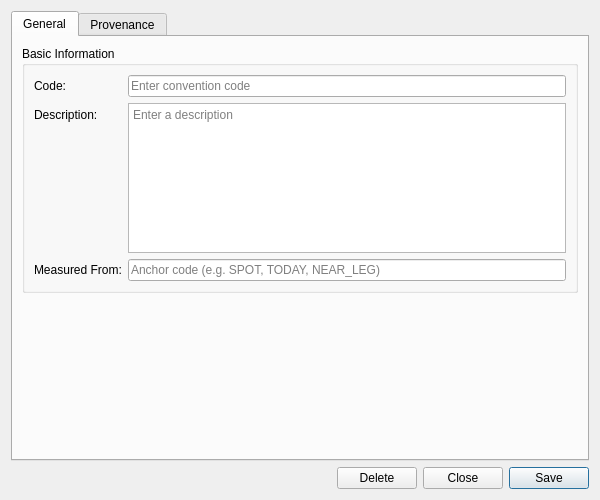
<?xml version="1.0" encoding="UTF-8"?>
<ui version="4.0">
 <class>TenorConventionDetailDialog</class>
 <widget class="QWidget" name="TenorConventionDetailDialog">
  <property name="geometry">
   <rect>
    <x>0</x>
    <y>0</y>
    <width>600</width>
    <height>500</height>
   </rect>
  </property>
  <property name="sizePolicy">
   <sizepolicy hsizetype="Preferred" vsizetype="Preferred">
    <horstretch>0</horstretch>
    <verstretch>0</verstretch>
   </sizepolicy>
  </property>
  <property name="minimumSize">
   <size>
    <width>600</width>
    <height>500</height>
   </size>
  </property>
  <property name="windowTitle">
   <string>Tenor Convention Details</string>
  </property>
  <layout class="QVBoxLayout" name="verticalLayout">
   <item>
    <widget class="QTabWidget" name="tabWidget">
     <property name="currentIndex"><number>0</number></property>
     <widget class="QWidget" name="generalTab">
      <attribute name="title"><string>General</string></attribute>
      <layout class="QVBoxLayout" name="generalLayout">
       <item>
        <widget class="QGroupBox" name="basicInfoGroup">
         <property name="title">
          <string>Basic Information</string>
         </property>
         <layout class="QFormLayout" name="formLayout">
          <item row="0" column="0">
           <widget class="QLabel" name="labelCode">
            <property name="text">
             <string>Code:</string>
            </property>
           </widget>
          </item>
          <item row="0" column="1">
           <widget class="QLineEdit" name="codeEdit">
            <property name="placeholderText">
             <string>Enter convention code</string>
            </property>
            <property name="readOnly">
             <bool>true</bool>
            </property>
           </widget>
          </item>
          <item row="1" column="0">
           <widget class="QLabel" name="labelDescription">
            <property name="text">
             <string>Description:</string>
            </property>
           </widget>
          </item>
          <item row="1" column="1">
           <widget class="QPlainTextEdit" name="descriptionEdit">
            <property name="minimumSize">
             <size>
              <width>0</width>
              <height>80</height>
             </size>
            </property>
            <property name="maximumSize">
             <size>
              <width>16777215</width>
              <height>150</height>
             </size>
            </property>
            <property name="placeholderText">
             <string>Enter a description</string>
            </property>
           </widget>
          </item>
          <item row="2" column="0">
           <widget class="QLabel" name="labelMeasuredFrom">
            <property name="text">
             <string>Measured From:</string>
            </property>
           </widget>
          </item>
          <item row="2" column="1">
           <widget class="QLineEdit" name="measuredFromEdit">
            <property name="placeholderText">
             <string>Anchor code (e.g. SPOT, TODAY, NEAR_LEG)</string>
            </property>
           </widget>
          </item>
         </layout>
        </widget>
       </item>
       <item>
        <spacer name="verticalSpacer">
         <property name="orientation">
          <enum>Qt::Vertical</enum>
         </property>
         <property name="sizeHint" stdset="0">
          <size>
           <width>20</width>
           <height>40</height>
          </size>
         </property>
        </spacer>
       </item>
      </layout>
     </widget>
     <widget class="QWidget" name="provenanceTab">
      <attribute name="title"><string>Provenance</string></attribute>
      <layout class="QVBoxLayout" name="provenanceTabLayout">
       <item>
        <widget class="ores::qt::ProvenanceWidget" name="provenanceWidget" native="true"/>
       </item>
      </layout>
     </widget>
    </widget>
   </item>
   <item>
    <layout class="QHBoxLayout" name="buttonLayout">
     <item>
      <spacer name="horizontalSpacer">
       <property name="orientation">
        <enum>Qt::Horizontal</enum>
       </property>
       <property name="sizeHint" stdset="0">
        <size>
         <width>40</width>
         <height>20</height>
        </size>
       </property>
      </spacer>
     </item>
     <item>
      <widget class="QPushButton" name="deleteButton">
       <property name="text">
        <string>Delete</string>
       </property>
      </widget>
     </item>
     <item>
      <widget class="QPushButton" name="closeButton">
       <property name="text">
        <string>Close</string>
       </property>
      </widget>
     </item>
     <item>
      <widget class="QPushButton" name="saveButton">
       <property name="text">
        <string>Save</string>
       </property>
       <property name="default">
        <bool>true</bool>
       </property>
      </widget>
     </item>
    </layout>
   </item>
  </layout>
 </widget>
 <customwidgets>
  <customwidget>
   <class>ores::qt::ProvenanceWidget</class>
   <extends>QWidget</extends>
   <header>ores.qt/ProvenanceWidget.hpp</header>
  </customwidget>
 </customwidgets>
 <resources/>
 <connections/>
</ui>
